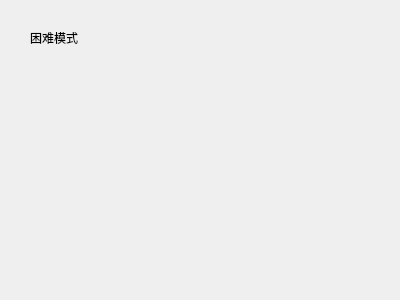
<?xml version="1.0" encoding="UTF-8"?>
<ui version="4.0">
 <class>snake_difficult</class>
 <widget class="QWidget" name="snake_difficult">
  <property name="geometry">
   <rect>
    <x>0</x>
    <y>0</y>
    <width>400</width>
    <height>300</height>
   </rect>
  </property>
  <property name="windowTitle">
   <string>Form</string>
  </property>
  <widget class="QLabel" name="label">
   <property name="geometry">
    <rect>
     <x>30</x>
     <y>30</y>
     <width>72</width>
     <height>15</height>
    </rect>
   </property>
   <property name="text">
    <string>困难模式</string>
   </property>
  </widget>
 </widget>
 <resources/>
 <connections/>
</ui>
